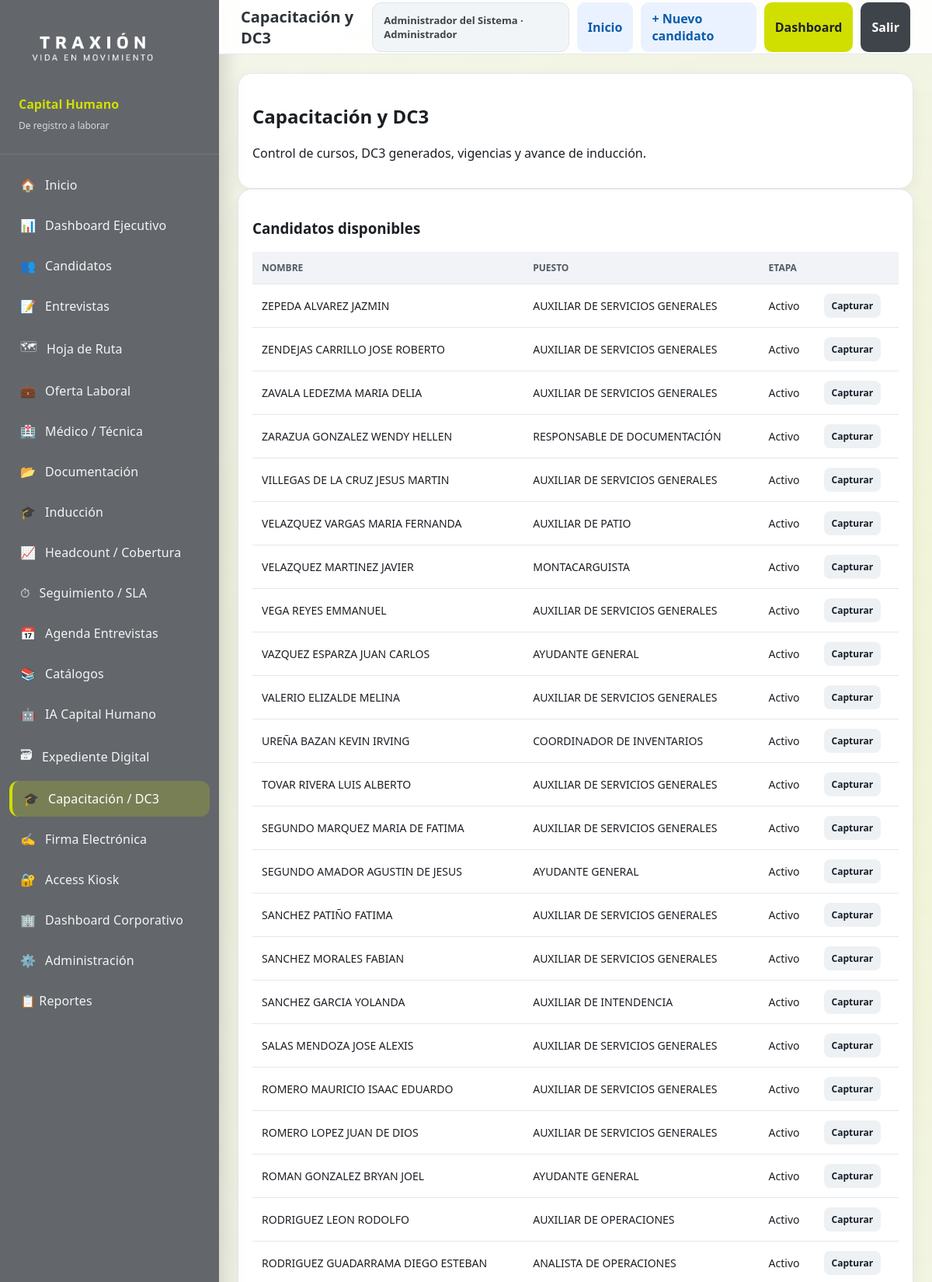
The app's page /capacitacion-dc3 (signed in, upper part) with its own data.
### tables this page shows
CREATE TABLE candidatos(
            id INTEGER PRIMARY KEY AUTOINCREMENT,
            folio TEXT UNIQUE,
            nombre TEXT NOT NULL,
            telefono TEXT,
            email TEXT,
            region TEXT,
            localidad TEXT,
            udn TEXT,
            puesto TEXT,
            reclutador TEXT,
            etapa TEXT DEFAULT 'Registro',
            estatus_macro TEXT DEFAULT 'Reclutamiento',
            fecha_entrevista TEXT,
            fecha_registro TEXT,
            fecha_actualizacion TEXT,
            motivo_rechazo TEXT,
            comentarios TEXT
        );

### app.py (the view)
@app.route("/capacitacion-dc3")
def capacitacion_dc3_panel():
    rows = query("SELECT * FROM candidatos WHERE etapa IN ('Induccion','Entrega Operaciones','Activo') ORDER BY id DESC LIMIT 500")
    cursos = query("SELECT cd.*, c.nombre, c.puesto, c.udn FROM capacitacion_dc3 cd JOIN candidatos c ON c.id=cd.candidato_id ORDER BY cd.id DESC LIMIT 50")
    return render_template("capacitacion_dc3.html", rows=rows, cursos=cursos, active="capacitacion", page_title="Capacitación y DC3")

### app.py (called while the page is built)
def get_conn():
    conn = sqlite3.connect(DB_PATH)
    conn.row_factory = sqlite3.Row
    return conn

def query(sql, params=(), one=False):
    with get_conn() as conn:
        cur = conn.cursor(); cur.execute(sql, params); rows = cur.fetchall()
        return (rows[0] if rows else None) if one else rows

def is_logged_in():
    return bool(session.get("user_id"))

def current_user():
    if not session.get("user_id"):
        return None
    return {
        "id": session.get("user_id"),
        "nombre": session.get("nombre", ""),
        "usuario": session.get("usuario", ""),
        "rol": session.get("rol", "Consulta"),
        "udn_permitidas": session.get("udn_permitidas", "TODAS"),
    }

@app.context_processor
def inject_user():
    return {"current_user": current_user()}

@app.before_request
def require_login_global():
    endpoint = request.endpoint or ""
    if endpoint in PUBLIC_ENDPOINTS or endpoint.startswith("static"):
        return None
    if not is_logged_in():
        return redirect(url_for("login", next=request.path))
    return None

### templates/capacitacion_dc3.html (shortened to what this page needs)
{% extends 'base.html' %}
{% block content %}
{% if c %}
<div class="grid two">
  <div class="card"><h2>Capacitación / DC3</h2><p class="muted">{{ c.nombre }} · {{ c.puesto }}</p>
    <form method="post" class="form-grid">
      <label>Curso<select name="curso"><option>Inducción</option><option>5S</option><option>Seguridad</option><option>Montacargas</option><option>Patín</option><option>WMS</option><option>SAP</option></select></label>
      <label>Fecha curso<input type="date" name="fecha_curso"></label>
      <label>Instructor<input name="instructor"></label>
      <label>Resultado<select name="resultado"><option>Pendiente</option><option>Aprobado</option><option>No aprobado</option></select></label>
      <label>DC3 generado<select name="dc3_generado"><option>No</option><option>Si</option></select></label>
      <label>Observaciones<textarea name="observaciones"></textarea></label>
      <button class="btn primary">Guardar capacitación</button>
    </form>
  </div>
  <div class="card"><h3>Historial</h3><table><thead><tr><th>Curso</th><th>Resultado</th><th>DC3</th><th>Fecha</th></tr></thead><tbody>{% for x in cursos %}<tr><td>{{x.curso}}</td><td>{{x.resultado}}</td><td>{{x.dc3_generado}}</td><td>{{x.fecha_curso}}</td></tr>{% endfor %}</tbody></table></div>
</div>
{% else %}
<div class="card"><h2>Capacitación y DC3</h2><p class="muted">Control de cursos, DC3 generados, vigencias y avance de inducción.</p></div>
<div class="grid two"><div class="card"><h3>Candidatos disponibles</h3><table><thead><tr><th>Nombre</th><th>Puesto</th><th>Etapa</th><th></th></tr></thead><tbody>{% for r in rows %}<tr><td>{{r.nombre}}</td><td>{{r.puesto}}</td><td>{{r.etapa}}</td><td><a class="btn small" href="{{ url_for('capacitacion_dc3', candidato_id=r.id) }}">Capturar</a></td></tr>{% endfor %}</tbody></table></div></div>
{% endif %}
{% endblock %}

### static/css/app.css (style rules this page uses)
:root { --lime:#D0DF00; --lime-2:#E3E935; --olive:#B5BD00; --gray-10:#63666A; --gray-7:#97999B; --gray-2:#D0D0CE; --ink:#1B1F24; --paper:#FFFFFF; --bg:#F6F7F8; --line:#E4E7EB; --red:#ED1C24; --amber:#FFB000; --green:#78BE20; }
* { box-sizing:border-box }
body { margin:0; font-family:"Segoe UI",Arial,sans-serif; background:var(--bg); color:var(--ink); font-weight:400; }
body:before { content:""; position:fixed;inset:0;pointer-events:none;z-index:-1; background: linear-gradient(135deg,transparent 0 72%,rgba(99,102,106,.06) 72.2% 72.6%,transparent 72.8%), linear-gradient(35deg,transparent 0 58%,rgba(151,153,155,.07) 58.1% 58.5%,transparent 58.8%), radial-gradient(circle at 90% 10%,rgba(208,223,0,.14),transparent 24%), radial-gradient(circle at 14% 85%,rgba(99,102,106,.08),transparent 25%); }
.btn { display:inline-flex;align-items:center;justify-content:center;gap:8px;border:0;background:#EEF1F4;color:#17202a;padding:10px 14px;border-radius:10px;font-weight:600;text-decoration:none;cursor:pointer }
.card { background:white;border:1px solid var(--line);border-radius:18px;padding:18px;box-shadow:0 6px 18px rgba(23,32,42,.05) }
.grid { display:grid;gap:18px }
table { width:100%;border-collapse:collapse;background:white }
th { background:#F1F3F6;text-align:left;font-size:12px;text-transform:uppercase;color:#525B66;padding:12px;font-weight:600 }
td { border-top:1px solid var(--line);padding:12px;font-size:14px }
.grid.two { grid-template-columns:1fr 1fr }
.btn.small { padding:7px 10px;border-radius:8px;font-size:12px }
@media (max-width:1250px) { .grid.two { grid-template-columns:1fr } }

### records on screen
candidatos: nombre "ZEPEDA ALVAREZ JAZMIN", puesto "AUXILIAR DE SERVICIOS GENERALES", etapa "Activo"
candidatos: nombre "ZENDEJAS CARRILLO JOSE ROBERTO", puesto "AUXILIAR DE SERVICIOS GENERALES", etapa "Activo"
candidatos: nombre "ZAVALA LEDEZMA MARIA DELIA", puesto "AUXILIAR DE SERVICIOS GENERALES", etapa "Activo"
candidatos: nombre "ZARAZUA GONZALEZ WENDY HELLEN", puesto "RESPONSABLE DE DOCUMENTACIÓN", etapa "Activo"
candidatos: nombre "VILLEGAS DE LA CRUZ JESUS MARTIN", puesto "AUXILIAR DE SERVICIOS GENERALES", etapa "Activo"
candidatos: nombre "VELAZQUEZ VARGAS MARIA FERNANDA", puesto "AUXILIAR DE PATIO", etapa "Activo"
candidatos: nombre "VELAZQUEZ MARTINEZ JAVIER", puesto "MONTACARGUISTA", etapa "Activo"
candidatos: nombre "VEGA REYES EMMANUEL", puesto "AUXILIAR DE SERVICIOS GENERALES", etapa "Activo"
candidatos: nombre "VAZQUEZ ESPARZA JUAN CARLOS", puesto "AYUDANTE GENERAL", etapa "Activo"
candidatos: nombre "VALERIO ELIZALDE MELINA", puesto "AUXILIAR DE SERVICIOS GENERALES", etapa "Activo"
candidatos: nombre "UREÑA BAZAN KEVIN IRVING", puesto "COORDINADOR DE INVENTARIOS", etapa "Activo"
candidatos: nombre "TOVAR RIVERA LUIS ALBERTO", puesto "AUXILIAR DE SERVICIOS GENERALES", etapa "Activo"
candidatos: nombre "SEGUNDO MARQUEZ MARIA DE FATIMA", puesto "AUXILIAR DE SERVICIOS GENERALES", etapa "Activo"
candidatos: nombre "SEGUNDO AMADOR AGUSTIN DE JESUS", puesto "AYUDANTE GENERAL", etapa "Activo"
candidatos: nombre "SANCHEZ PATIÑO FATIMA", puesto "AUXILIAR DE SERVICIOS GENERALES", etapa "Activo"
candidatos: nombre "SANCHEZ MORALES FABIAN", puesto "AUXILIAR DE SERVICIOS GENERALES", etapa "Activo"
candidatos: nombre "SANCHEZ GARCIA YOLANDA", puesto "AUXILIAR DE INTENDENCIA", etapa "Activo"
candidatos: nombre "SALAS MENDOZA JOSE ALEXIS", puesto "AUXILIAR DE SERVICIOS GENERALES", etapa "Activo"
candidatos: nombre "ROMERO MAURICIO ISAAC EDUARDO", puesto "AUXILIAR DE SERVICIOS GENERALES", etapa "Activo"
candidatos: nombre "ROMERO LOPEZ JUAN DE DIOS", puesto "AUXILIAR DE SERVICIOS GENERALES", etapa "Activo"
candidatos: nombre "ROMAN GONZALEZ BRYAN JOEL", puesto "AYUDANTE GENERAL", etapa "Activo"
candidatos: nombre "RODRIGUEZ LEON RODOLFO", puesto "AUXILIAR DE OPERACIONES", etapa "Activo"
candidatos: nombre "RODRIGUEZ GUADARRAMA DIEGO ESTEBAN", puesto "ANALISTA DE OPERACIONES", etapa "Activo"

### other values on screen
{{ ico }} "🏠" "📊" "👥" "📝" "🗺" "💼" "🏥" "📂" "🎓" "📈" "⏱" "📅" "📚" "🤖" "🗃" "🎓" "✍️" "🔐" "🏢" "⚙️"
{{ txt }} "Inicio" "Dashboard Ejecutivo" "Candidatos" "Entrevistas" "Hoja de Ruta" "Oferta Laboral" "Médico / Técnica" "Documentación" "Inducción" "Headcount / Cobertura" "Seguimiento / SLA" "Agenda Entrevistas" "Catálogos" "IA Capital Humano" "Expediente Digital" "Capacitación / DC3" "Firma Electrónica" "Access Kiosk" "Dashboard Corporativo" "Administración"
{{ page_title or 'Plataforma Integral de Capital Humano' }} "Capacitación y DC3"
{{ current_user.nombre }} "Administrador del Sistema"
{{ current_user.rol }} "Administrador"
